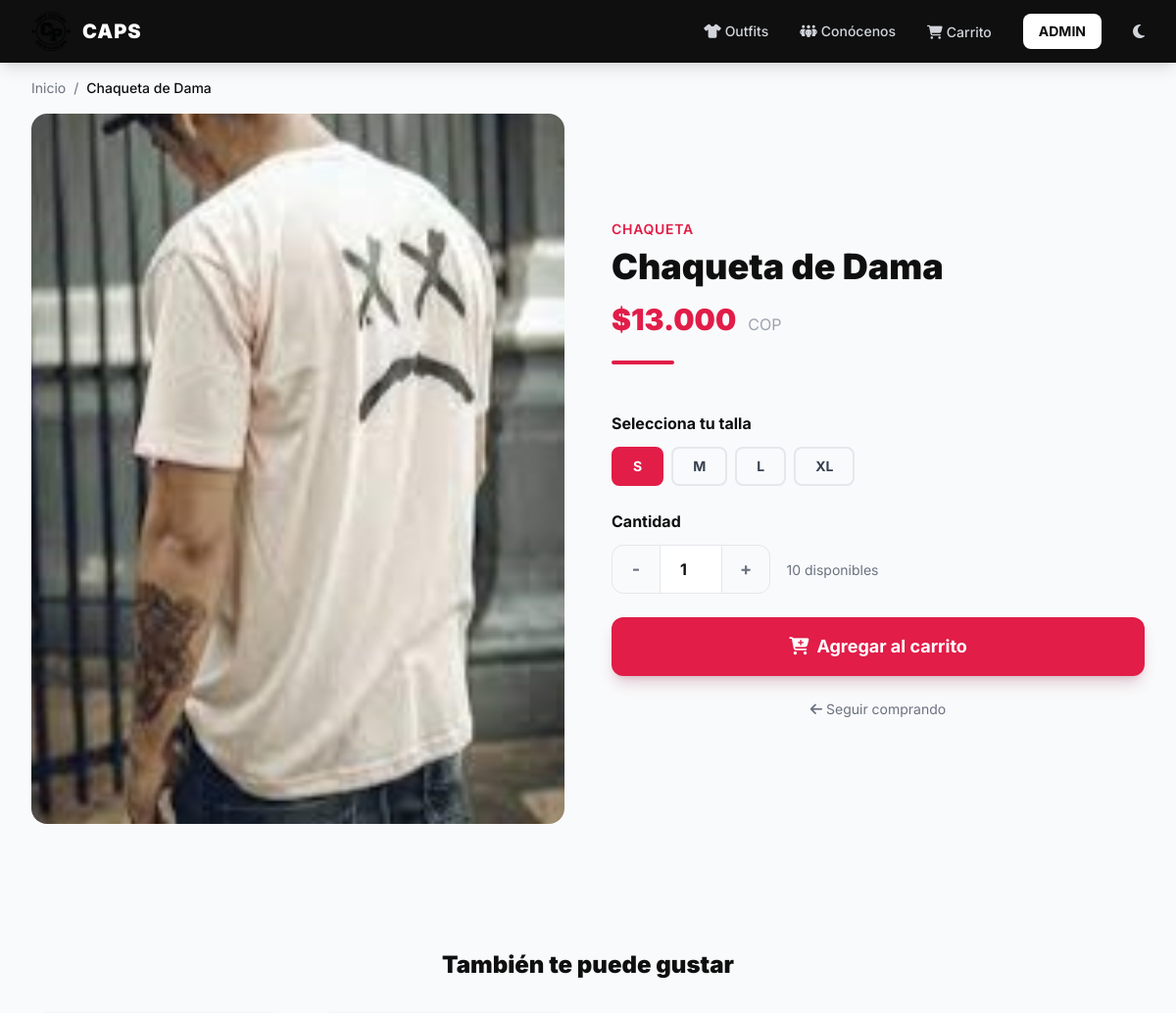
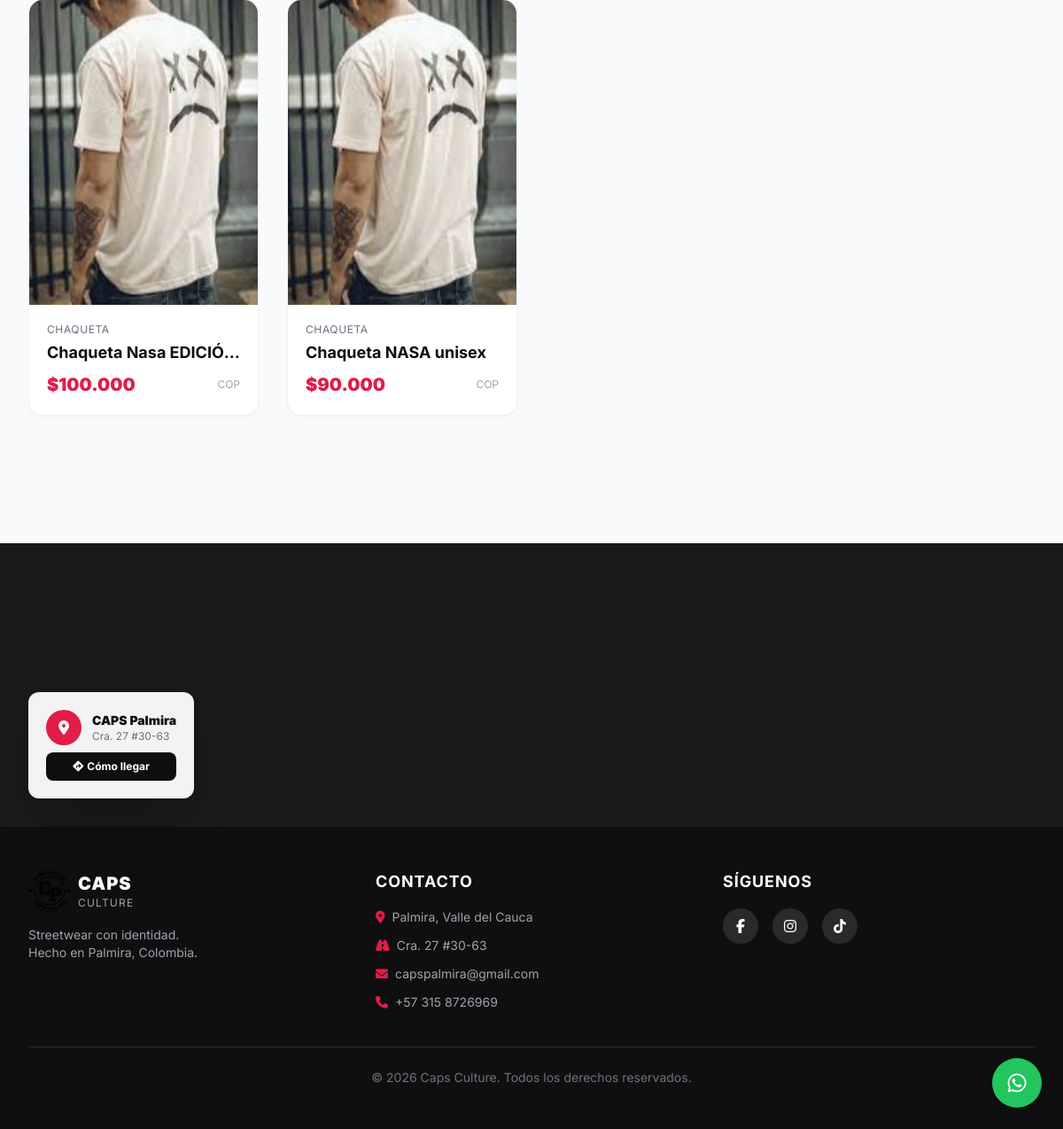
The app's page /infoprenda.php?id=58 with its own data (2 pictures, top to bottom).
### tables this page shows
CREATE TABLE `productos` (
  `id` int(11) NOT NULL,
  `referencia` varchar(200) NOT NULL,
  `categoria_id` varchar(200) NOT NULL,
  `foto` varchar(200) NOT NULL,
  `tallas` varchar(200) NOT NULL,
  `precio` float NOT NULL,
  `stock` int(11) NOT NULL,
  `estado` tinyint(1) NOT NULL,
  `fecha` date NOT NULL,
  `descripcion` varchar(200) NOT NULL
);

CREATE TABLE `categorias` (
  `id` int(11) NOT NULL,
  `categoria` varchar(200) NOT NULL
);

### src/Helpers/Paths.php (called while the page is built, shortened)
<?php
if (!function_exists('project_path')) {
    function project_path($path = '')
    {
        $basePath = dirname(__DIR__, 2);
        return $basePath . '/' . ltrim($path, '/');
    }
}
if (!function_exists('config_path')) {
    function config_path($path = '')
    {
        return project_path('config/' . ltrim($path, '/'));
    }
}

### src/Models/Productos.php (called while the page is built, shortened)
<?php
require_once __DIR__ . '/../Helpers/Paths.php';
class Productos
{
    private $cn = null;
    public function __construct()
    {
        $this->config = parse_ini_file(config_path('config.ini'));
        $this->cn = new PDO($this->config['dns'], $this->config['usuario'], $this->config['clave'], array(
            PDO::MYSQL_ATTR_INIT_COMMAND => 'SET NAMES utf8'
        ));
    }
    public function mostrar(): array
    {
        $sql = " SELECT productos.id, productos.referencia, productos.foto, productos.categoria_id,
        productos.precio, productos.stock, categorias.categoria, productos.tallas,
        COALESCE(SUM(dp.cantidad), 0) AS cantidad_vendida
        FROM `productos`
        INNER JOIN `categorias` ON productos.categoria_id = categorias.id
        LEFT JOIN `detalle_pedidos` dp ON dp.producto_id = productos.id
        GROUP BY productos.id
        ORDER BY productos.id DESC ";
        $resultado = $this->cn->prepare($sql);
        if ($resultado->execute())
            return $resultado->fetchAll();
        return false;
    }
    public function mostrarPorId(int $id): array|false
    {
        $sql = " SELECT productos.id, `referencia`,`foto`,`categoria_id`,`precio`,`stock`,`categoria`,`tallas` FROM `productos`
        INNER JOIN `categorias`
        ON productos.categoria_id = categorias.id WHERE productos.id =:id ";
        $resultado = $this->cn->prepare($sql);
        $_array = array(
            ":id" =>  $id
        );
        if ($resultado->execute($_array)) {
            return $resultado->fetch();
        }
        return false;
    }
    public function mostrarTallas(int $id): array|false
    {
        $sql = " SELECT `tallas` FROM `productos`
         WHERE productos.id =:id ";
        $resultado = $this->cn->prepare($sql);
        $_array = array(
            ":id" =>  $id
        );
        if ($resultado->execute($_array)) {
            $producto = $resultado->fetch();
            $tallas = explode(",", $producto['tallas']);
            return $tallas;
        }
        return false;
    }
}

### infoprenda.php (the view, shortened to what this page needs)
<?php
include('templates/cabecera.php');
if (isset($_GET['id']) && is_numeric($_GET['id'])) {
  $id = (int)$_GET['id'];
  $producto = new capsweb\Productos;
  $prendaEscogida = $producto->mostrarPorId($id);
} else { header('Location: index.php'); exit; }
$tallasDisponibles = $producto->mostrarTallas($id);
$fotoPath = 'public/upload/' . $prendaEscogida['foto'];
$fotoUrl  = 'upload/' . $prendaEscogida['foto'];
$fotoExiste = file_exists($fotoPath);
$todos = $producto->mostrar();
$relacionados = array_filter($todos, fn($p) => $p['categoria_id'] == $prendaEscogida['categoria_id'] && $p['id'] != $id);
$relacionados = array_slice($relacionados, 0, 4);
?>
<div class="max-w-7xl mx-auto px-4 sm:px-6 lg:px-8 py-4">
  <nav class="flex text-sm text-gray-500">
    <a href="index.php" class="hover:text-brand-accent transition">Inicio</a>
    <span class="mx-2">/</span>
    <span class="text-brand-900 font-medium"><?= htmlspecialchars($prendaEscogida['referencia'], ENT_QUOTES, 'UTF-8') ?></span>
  </nav>
</div>
<section class="max-w-7xl mx-auto px-4 sm:px-6 lg:px-8 pb-16">
  <div class="grid grid-cols-1 md:grid-cols-2 gap-12">
    <div class="relative">
      <div class="bg-gray-100 rounded-2xl overflow-hidden aspect-[3/4]">
        <?php if ($fotoExiste) { ?>
          <img src="<?= $fotoUrl ?>" class="w-full h-full object-cover" alt="<?= htmlspecialchars($prendaEscogida['referencia'], ENT_QUOTES, 'UTF-8') ?>">
        <?php } else { ?>
          <img src="assets/images/sinfoto.jpg" class="w-full h-full object-cover" alt="sin foto">
        <?php } ?>
      </div>
    </div>
    <div class="flex flex-col justify-center">
      <p class="text-brand-accent font-semibold text-sm uppercase tracking-wider mb-2"><?= htmlspecialchars($prendaEscogida['categoria'] ?? 'CAPS', ENT_QUOTES, 'UTF-8') ?></p>
      <h1 class="text-3xl md:text-4xl font-black text-brand-900 mb-4"><?= htmlspecialchars($prendaEscogida['referencia'], ENT_QUOTES, 'UTF-8') ?></h1>
      <div class="flex items-baseline gap-3 mb-6">
        <span class="text-3xl font-black text-brand-accent">$<?= number_format($prendaEscogida['precio'], 0, ',', '.') ?></span>
        <span class="text-gray-400">COP</span>
      </div>
      <div class="w-16 h-1 bg-brand-accent rounded-full mb-6"></div>
      <form id="product-form" action="carro/index.php" method="GET" class="space-y-6">
        <div>
          <h3 class="font-bold text-brand-900 mb-3">Selecciona tu talla</h3>
          <div class="flex flex-wrap gap-2" id="talla-selector">
            <?php foreach ($tallasDisponibles as $idx => $talla) { ?>
              <label class="talla-btn cursor-pointer">
                <span class="px-5 py-2 border-2 border-gray-200 rounded-lg text-sm font-bold text-gray-700 peer-checked:border-brand-accent peer-checked:bg-brand-accent peer-checked:text-white hover:border-brand-accent transition select-none inline-block"><?= htmlspecialchars($talla, ENT_QUOTES, 'UTF-8') ?></span>
              </label>
            <?php } ?>
          </div>
        </div>
        <div>
          <h3 class="font-bold text-brand-900 mb-3">Cantidad</h3>
          <div class="inline-flex items-center border border-gray-200 rounded-xl overflow-hidden">
            <button type="button" onclick="stepQty(-1)" class="w-12 h-12 flex items-center justify-center text-gray-500 hover:bg-gray-100 transition text-lg font-bold">-</button>
            <input type="number" id="qty-input" name="cantidad" value="1" min="1" max="<?= (int)$prendaEscogida['stock'] ?>" class="w-16 h-12 text-center font-bold text-brand-900 border-x border-gray-200 outline-none">
            <button type="button" onclick="stepQty(1)" class="w-12 h-12 flex items-center justify-center text-gray-500 hover:bg-gray-100 transition text-lg font-bold">+</button>
          </div>
          <span class="text-sm text-gray-500 ml-3"><?= (int)$prendaEscogida['stock'] ?> disponibles</span>
        </div>
        <button type="submit" class="w-full bg-brand-accent text-white text-center py-4 rounded-xl font-bold text-lg hover:bg-rose-700 transition shadow-lg shadow-rose-900/20">
          <i class="fa-solid fa-cart-plus mr-2"></i>Agregar al carrito
        </button>
        <a href="index.php#productos" class="block text-center text-gray-500 hover:text-brand-accent transition text-sm">
          <i class="fa-solid fa-arrow-left mr-1"></i>Seguir comprando
        </a>
      </form>
    </div>
  </div>
</section>
<?php if (count($relacionados) > 0) { ?>
<section class="bg-gray-50 py-16">
  <div class="max-w-7xl mx-auto px-4 sm:px-6 lg:px-8">
    <h2 class="text-2xl font-black text-brand-900 mb-8 text-center">También te puede gustar</h2>
    <div class="grid grid-cols-1 sm:grid-cols-2 lg:grid-cols-4 gap-8">
      <?php foreach ($relacionados as $r) {
        $rfotoPath = 'public/upload/' . $r['foto'];
        $rfotoUrl  = 'upload/' . $r['foto'];
      ?>
        <a href="infoPrenda.php?id=<?= (int)$r['id'] ?>" class="group bg-white rounded-2xl shadow-sm hover:shadow-xl transition duration-300 overflow-hidden border border-gray-100">
          <div class="relative overflow-hidden aspect-[3/4]">
            <?php if (file_exists($rfotoPath)) { ?>
              <img src="<?= $rfotoUrl ?>" loading="lazy" class="w-full h-full object-cover group-hover:scale-105 transition duration-500" alt="<?= htmlspecialchars($r['referencia'], ENT_QUOTES, 'UTF-8') ?>">
            <?php } else { ?>
              <img src="assets/images/sinfoto.jpg" class="w-full h-full object-cover" alt="sin foto">
            <?php } ?>
          </div>
          <div class="p-5">
            <p class="text-xs text-gray-500 uppercase tracking-wider mb-1"><?= htmlspecialchars($r['categoria'] ?? 'CAPS', ENT_QUOTES, 'UTF-8') ?></p>
            <h3 class="font-bold text-brand-900 text-lg mb-2 truncate"><?= htmlspecialchars($r['referencia'], ENT_QUOTES, 'UTF-8') ?></h3>
            <div class="flex items-center justify-between">
              <span class="text-brand-accent font-black text-xl">$<?= number_format($r['precio'], 0, ',', '.') ?></span>
              <span class="text-gray-400 text-xs">COP</span>
            </div>
          </div>
        </a>
      <?php } ?>
    </div>
  </div>
</section>
<?php } ?>
<?php include('templates/footer.php'); ?>

### templates/cabecera.php (style rules this page uses)
body { font-family:'Inter',sans-serif; }

### records on screen
productos: referencia "Chaqueta de Dama", categoria.categoria "CHAQUETA", precio "13.000", tallas "S", tallas "M", tallas "L", tallas "XL", stock "10"
productos: categoria.categoria "CHAQUETA", referencia "Chaqueta Nasa EDICIÓ…", precio "100.000"
productos: categoria.categoria "CHAQUETA", referencia "Chaqueta NASA unisex", precio "90.000"
